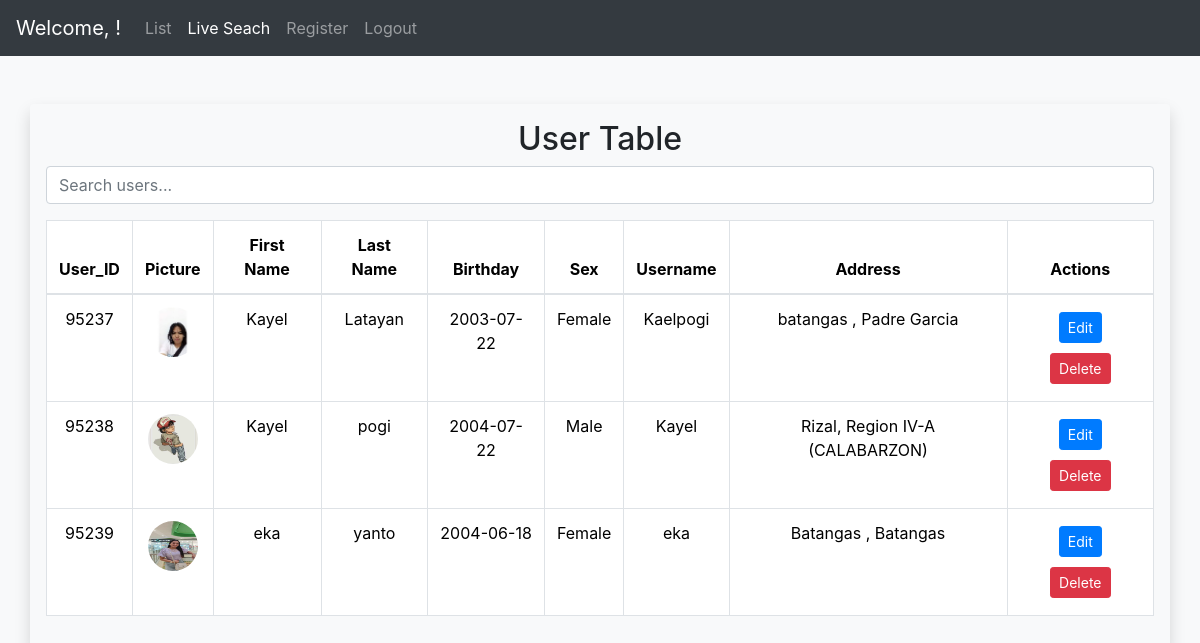
Page /livesearch.php on the committed database.
### tables this page shows
CREATE TABLE `users` (
  `UserID` int(11) NOT NULL,
  `Username` varchar(255) DEFAULT NULL,
  `user_email` varchar(255) NOT NULL,
  `Pass_word` varchar(255) DEFAULT NULL,
  `firstname` varchar(255) NOT NULL,
  `lastname` varchar(255) NOT NULL,
  `birthday` date DEFAULT NULL,
  `sex` varchar(255) NOT NULL,
  `user_profile_picture` varchar(255) NOT NULL,
  `account_type` int(11) NOT NULL
);

### livesearch.php (the view, shortened to what this page needs)
<?php
$con = new database();
$html = '';
try {
    $connection = $con->opencon();
    $recordsPerPage = 10;
    $currentPage = isset($_GET['page']) ? (int)$_GET['page'] : 1;
    $offset = ($currentPage - 1) * $recordsPerPage;
    $query = $connection->prepare("SELECT users.UserID, users.firstname, users.lastname, users.birthday, users.sex, users.Username, users.user_profile_picture, CONCAT(user_add_city, ', ', user_add_province) AS address FROM users INNER JOIN user_address ON users.UserID = user_address.UserID LIMIT :offset, :recordsPerPage");
    $query->bindParam(':offset', $offset, PDO::PARAM_INT);
    $query->bindParam(':recordsPerPage', $recordsPerPage, PDO::PARAM_INT);
    $query->execute();
    $users = $query->fetchAll(PDO::FETCH_ASSOC);
    foreach ($users as $user) {
        $html .= '<tr>';
        $html .= '<td>' . $user['UserID'] . '</td>';
        $html .= '<td><img src="' . htmlspecialchars($user['user_profile_picture']) . '" alt="Profile Picture" style="width: 50px; height: 50px; border-radius: 50%;"></td>';
        $html .= '<td>' . $user['firstname'] . '</td>';
        $html .= '<td>' . $user['lastname'] . '</td>';
        $html .= '<td>' . $user['birthday'] . '</td>';
        $html .= '<td>' . $user['sex'] . '</td>';
        $html .= '<td>' . $user['Username'] . '</td>';
        $html .= '<td>' . $user['address'] . '</td>';
        $html .= '<td>';
        $html .= '<form action="update.php" method="post" style="display: inline;">';
        $html .= '<input type="hidden" name="id" value="' . $user['UserID'] . '">';
        $html .= '<button type="submit" class="btn btn-primary btn-sm">Edit</button>';
        $html .= '</form>';
        $html .= '<form method="POST" style="display: inline;">';
        $html .= '<input type="hidden" name="id" value="' . $user['UserID'] . '">';
        $html .= '<input type="submit" name="delete" class="btn btn-danger btn-sm" value="Delete" onclick="return confirm(\'Are you sure you want to delete this user?\')">';
        $html .= '</form>';
        $html .= '</td>';
        $html .= '</tr>';
    }
} catch (PDOException $e) {
    echo json_encode(['error' => $e->getMessage()]);
}
?>
<!DOCTYPE html>
<html lang="en">
<head>
  <link rel="stylesheet" href="./bootstrap-5.3.3-dist/css/bootstrap.css">
  <link href="https://stackpath.bootstrapcdn.com/bootstrap/4.5.2/css/bootstrap.min.css" rel="stylesheet">
  <link rel="stylesheet" href="https://cdnjs.cloudflare.com/ajax/libs/font-awesome/5.15.4/css/all.min.css">
  <link rel="stylesheet" href="includes/style.css?v=<?php echo time(); ?>">
</head>
<body>
<?php include('includes/navbar.php'); ?>
<div class="container user-info rounded shadow p-3 my-5">
    <h2 class="text-center mb-2">User Table</h2>
    <div class="mb-3">
        <input type="text" id="search" class="form-control" placeholder="Search users...">
    </div>
    <div class="table-responsive text-center">
        <table class="table table-bordered">
            <thead>
                <tr>
                    <th>User_ID</th>
                    <th>Picture</th>
                    <th>First Name</th>
                    <th>Last Name</th>
                    <th>Birthday</th>
                    <th>Sex</th>
                    <th>Username</th>
                    <th>Address</th>
                    <th>Actions</th>
                </tr>
            </thead>
            <tbody id="userTableBody">
                <?php echo $html; ?>
            </tbody>
        </table>
    </div>
</div>
</body>
</html>

### includes/style.css (style rules this page uses)
body { background-color: #f8f9fa; }
.btn { margin: 5px; }

### rows in the picture
users: UserID "95237", user_profile_picture (picture), firstname "Kayel", lastname "Latayan", birthday "2003-07-22", sex "Female", Username "Kaelpogi", address "batangas , Padre Garcia"
users: UserID "95238", user_profile_picture (picture), firstname "Kayel", lastname "pogi", birthday "2004-07-22", sex "Male", Username "Kayel", address "Rizal, Region IV-A (CALABARZON)"
users: UserID "95239", user_profile_picture (picture), firstname "eka", lastname "yanto", birthday "2004-06-18", sex "Female", Username "eka", address "Batangas , Batangas"
